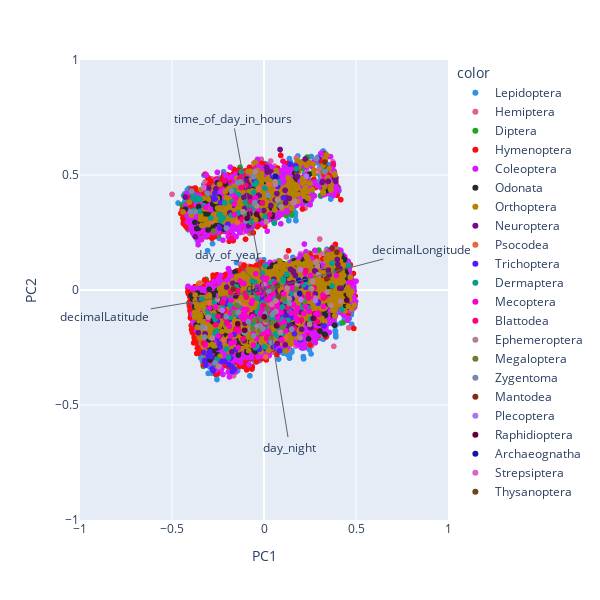

The cell this chart's notebook holds for it:
### Markdown cell above
Knowing that you will have to predict a taxon level from spatial and temporal coordinates, and optionally other information, you first need to split your dataset into a feature vector (`X`) and a target vector (`y`), then to reduce dimensionality of the feature space to compute and vizualize the loadings.

<div class="alert alert-warning">
<b>[Question 2.3] Feature importance visualization </b>  <br>
    Use the <a href="https://scikit-learn.org/stable/modules/generated/sklearn.decomposition.PCA.html?highlight=pca#sklearn.decomposition.PCA">PCA</a> function from scikit learn to reduce your data to 2 dimensions. Then, use the <samp>biplot_visualization()</samp> function provided in the toolbox (<i>toolbox.py</i>) to vizualize the biplot graph.

Do all features have the same importance? If no, which features are less important, and why?
You can use all other graphs from the visualization part to justify your answer.
</div>

<div class="alert alert-info">
<b>[Remark 2.3] </b> <br>
Feel free to try this vizualization with numerical features you already dropped (if any) to support your previous choices.
</div>

### Code cell
"""
CELL N°13: FEATURE IMPORTANCE VISUALIZATION

IMPORTANT: only keep numerical features in X (no NaNs).
If needed, you can use a mapping function,e.g., from string
to numerical values. Dates are not numbers!

You can also select all numerical features with:
    df.select_dtypes(include=np.numbers)
"""

# First, we recommend using a fraction of the datatest
# and you should remove this (of set frac=1) when you
# feel confident about your model

sub_df = df.sample(frac=1, random_state=1234)

output = target_taxon

#########################################################################################################
# Start : Student version
#########################################################################################################

y = sub_df[output]  # target output
X = sub_df  # input DataFrame, without output column(s)
X.drop(labels=[output], axis=1, inplace=True, errors="ignore")
print(X.columns)
print(X['day_night'])
X = X.select_dtypes(include=np.number) #ONLY KEEP NUMERICAL VALUE
print(X.columns)
columns = X.columns  # a vector of input feature names, usually `X.columns`
# Standardize the data
X = preprocessing.scale(X)  # do some standardization

# Apply a 2-dimensional PCA
pca = PCA(n_components=2)
X_data2 = pca.fit_transform(X)

#########################################################################################################
# End : Student version
#########################################################################################################


if all(not isinstance(x, type(...)) for x in [pca, X_data2, columns]):
    fig = tb.biplot_visualization(pca, X_data2, y, columns=columns)
    fig.show()

### Figure 1 — Plotly figure (JSON) as saved in the notebook; plotly's stock layout.template omitted (floating-point values rounded to 4 significant figures; data arrays with more than 128 entries replaced by an {"elided": "..."} marker saying what was removed)
{"data": [{"hovertemplate": "color=Lepidoptera<br>PC1=%{x}<br>PC2=%{y}<extra></extra>", "legendgroup": "Lepidoptera", "marker": {"color": "#2E91E5", "symbol": "circle"}, "mode": "markers", "name": "Lepidoptera", "showlegend": true, "type": "scattergl", "x": {"elided": "20818 float values"}, "xaxis": "x", "y": {"elided": "20818 float values"}, "yaxis": "y"}, {"hovertemplate": "color=Hemiptera<br>PC1=%{x}<br>PC2=%{y}<extra></extra>", "legendgroup": "Hemiptera", "marker": {"color": "#E15F99", "symbol": "circle"}, "mode": "markers", "name": "Hemiptera", "showlegend": true, "type": "scattergl", "x": {"elided": "7015 float values"}, "xaxis": "x", "y": {"elided": "7015 float values"}, "yaxis": "y"}, {"hovertemplate": "color=Diptera<br>PC1=%{x}<br>PC2=%{y}<extra></extra>", "legendgroup": "Diptera", "marker": {"color": "#1CA71C", "symbol": "circle"}, "mode": "markers", "name": "Diptera", "showlegend": true, "type": "scattergl", "x": {"elided": "5205 float values"}, "xaxis": "x", "y": {"elided": "5205 float values"}, "yaxis": "y"}, {"hovertemplate": "color=Hymenoptera<br>PC1=%{x}<br>PC2=%{y}<extra></extra>", "legendgroup": "Hymenoptera", "marker": {"color": "#FB0D0D", "symbol": "circle"}, "mode": "markers", "name": "Hymenoptera", "showlegend": true, "type": "scattergl", "x": {"elided": "18922 float values"}, "xaxis": "x", "y": {"elided": "18922 float values"}, "yaxis": "y"}, {"hovertemplate": "color=Coleoptera<br>PC1=%{x}<br>PC2=%{y}<extra></extra>", "legendgroup": "Coleoptera", "marker": {"color": "#DA16FF", "symbol": "circle"}, "mode": "markers", "name": "Coleoptera", "showlegend": true, "type": "scattergl", "x": {"elided": "14240 float values"}, "xaxis": "x", "y": {"elided": "14240 float values"}, "yaxis": "y"}, {"hovertemplate": "color=Odonata<br>PC1=%{x}<br>PC2=%{y}<extra></extra>", "legendgroup": "Odonata", "marker": {"color": "#222A2A", "symbol": "circle"}, "mode": "markers", "name": "Odonata", "showlegend": true, "type": "scattergl", "x": {"elided": "2944 float values"}, "xaxis": "x", "y": {"elided": "2944 float values"}, "yaxis": "y"}, {"hovertemplate": "color=Orthoptera<br>PC1=%{x}<br>PC2=%{y}<extra></extra>", "legendgroup": "Orthoptera", "marker": {"color": "#B68100", "symbol": "circle"}, "mode": "markers", "name": "Orthoptera", "showlegend": true, "type": "scattergl", "x": {"elided": "3808 float values"}, "xaxis": "x", "y": {"elided": "3808 float values"}, "yaxis": "y"}, {"hovertemplate": "color=Neuroptera<br>PC1=%{x}<br>PC2=%{y}<extra></extra>", "legendgroup": "Neuroptera", "marker": {"color": "#750D86", "symbol": "circle"}, "mode": "markers", "name": "Neuroptera", "showlegend": true, "type": "scattergl", "x": {"elided": "158 float values"}, "xaxis": "x", "y": {"elided": "158 float values"}, "yaxis": "y"}, {"hovertemplate": "color=Psocodea<br>PC1=%{x}<br>PC2=%{y}<extra></extra>", "legendgroup": "Psocodea", "marker": {"color": "#EB663B", "symbol": "circle"}, "mode": "markers", "name": "Psocodea", "showlegend": true, "type": "scattergl", "x": [0.001904, -0.02926, 0.009258, 0.0387, 0.0246, 0.1266, 0.1197, -0.03127, -0.2174, -0.2824, 0.1926, 0.1834, 0.1235, -0.1898, 0.1304, -0.109, 0.04517, 0.06942, -0.1445, -0.2499, 0.04382, -0.3494, -0.1997, -0.03529, 0.01624, -0.2954, -0.3114, 0.04804, 0.1137, -0.01187, -0.2836], "xaxis": "x", "y": [-0.05319, 0.4414, -0.291, -0.1047, 0.4586, -0.02413, -0.2072, -0.03277, -0.2209, 0.2963, -0.008561, -0.1418, -0.00481, -0.1457, -0.04828, -0.06874, 0.02706, 0.4419, 0.2939, 0.3244, -0.006552, 0.02994, -0.1271, -0.01428, 0.004592, -0.05739, -0.2696, 0.01115, -0.04849, -0.1763, -0.05579], "yaxis": "y"}, {"hovertemplate": "color=Trichoptera<br>PC1=%{x}<br>PC2=%{y}<extra></extra>", "legendgroup": "Trichoptera", "marker": {"color": "#511CFB", "symbol": "circle"}, "mode": "markers", "name": "Trichoptera", "showlegend": true, "type": "scattergl", "x": [-0.0159, 6.972e-05, -0.1829, 0.1416, -0.2435, -0.2406, 0.03114, -0.1915, -0.2735, 0.1529, 0.1402, -0.2648, -0.2383, 0.08384, 0.1073, -0.1894, -0.2677, -0.1525, -0.2358, -0.2126, -0.1766, 0.07506, 0.2268, -0.2217, 0.2942, -0.1964, -0.1627, 0.09484, -0.3159, -0.2823, -0.16, -0.3019, -0.2517, -0.1478, -0.2958, 0.1725, 0.1652, 0.106, 0.1466, -0.2049, 0.1416, 0.2413, -0.3265, -0.1895, 0.0502, 0.1481, 0.3262, -0.172, -0.2745, -0.02577, 0.1404, -0.03745, -0.2102, 0.1982, -0.1375, -0.2437, 0.07606, -0.2295, 0.2941, -0.003158, 0.06966, 0.04714, -0.2916, -0.2533, -0.05261, 0.1483, 0.1487, -0.322, 0.1402, -0.1807, -0.2206, -0.2763, 0.1496, 0.2191, -0.2076], "xaxis": "x", "y": [-0.04089, -0.1435, -0.2263, -0.1049, -0.2336, 0.2696, -0.2261, -0.3244, 0.3944, -0.1666, -0.0458, 0.3967, -0.2473, -0.2642, -0.1172, -0.2924, 0.4206, -0.2585, 0.38, -0.3106, -0.3317, 0.45, 0.01279, -0.0715, -0.05758, 0.2863, -0.1928, -0.1525, -0.3262, -0.3427, -0.3445, -0.2882, -0.2083, -0.1757, -0.2685, 0.5399, -0.1902, 0.4009, -0.1078, -0.0602, 0.5476, -0.08352, -0.2727, -0.1302, -0.2477, -0.09037, -0.1563, -0.3549, 0.4005, -0.2582, -0.04711, -0.2435, -0.04966, -0.2163, -0.114, -0.2327, -0.03447, -0.3096, 0.5714, -0.1373, 0.4897, 0.495, -0.2884, -0.1359, 0.4749, -0.02185, -0.1112, -0.3071, -0.09613, -0.2957, -0.05249, -0.3504, -0.1212, -0.05863, -0.04392], "yaxis": "y"}, {"hovertemplate": "color=Dermaptera<br>PC1=%{x}<br>PC2=%{y}<extra></extra>", "legendgroup": "Dermaptera", "marker": {"color": "#00A08B", "symbol": "circle"}, "mode": "markers", "name": "Dermaptera", "showlegend": true, "type": "scattergl", "x": {"elided": "157 float values"}, "xaxis": "x", "y": {"elided": "157 float values"}, "yaxis": "y"}, {"hovertemplate": "color=Mecoptera<br>PC1=%{x}<br>PC2=%{y}<extra></extra>", "legendgroup": "Mecoptera", "marker": {"color": "#FB00D1", "symbol": "circle"}, "mode": "markers", "name": "Mecoptera", "showlegend": true, "type": "scattergl", "x": [-0.01195, -0.2484, 0.3927, 0.04128, -0.006814, 0.2414, 0.02202, 0.1621, 0.01384, -0.1638, 0.2948, 0.2537, -0.1184, 0.1186, -0.1878, 0.01397, -0.1798, 0.07124, -0.06155, -0.02138, 0.2162, 0.06707, -0.1612, -0.2617, 0.03441, -0.1828, 0.009422, -0.1614, 0.2203, 0.09335, 0.006236, 0.07087, -0.04037, -0.1385, 0.02514, -0.01107, -0.3203, -0.1138, -0.04778, 0.1599, -0.05759, -0.07475, 0.1455, 0.1073, 0.002315, -0.3161, -0.1397, 0.224, 0.07363, -0.032, -0.1816, -0.3195, -0.07484, 0.0326, 0.174, -0.1524, 0.3196, -0.1073, -0.1611, 0.09632, -0.007487, 0.1487, 0.1818, 0.06041, -0.303, 0.2714, -0.2975, 0.08612, -0.1789, -0.1113, 0.2459, -0.1303, -0.09493, 0.4713, 0.2939, 0.03233, 0.2803, 0.1812, -0.03617, 0.02543, 0.01257, 0.06981, -0.0445, 0.3233, 0.03094, 0.1744, -0.09363, -0.01893, 0.002883, 0.07544, 0.121, 0.03911, -0.008461, -0.01013, -0.1091, 0.01034, 0.06614, 0.2261, -0.1496, -0.05847, 0.2956, -0.06811, 0.1105, -0.06369, 0.003104, 0.04974, 0.09645, 0.08985, -0.2163, 0.2901, -0.1276, -0.01397], "xaxis": "x", "y": [-0.09359, -0.2002, 0.06285, -0.002085, -0.07424, -0.03534, -0.07938, 0.004709, -0.2114, -0.0815, -0.107, 0.06261, 0.02871, -0.1772, -0.1584, 0.05137, -0.2314, -0.0692, -0.1158, 0.0008264, -0.1026, -0.05916, -0.2259, -0.07336, -0.2, -0.09825, -0.1828, 0.3747, -0.05162, -0.09746, 0.03137, -0.08768, -0.2111, -0.1806, -0.18, -0.01783, -0.2337, -0.1271, 0.4009, -0.0635, -0.2403, -0.1315, 0.008213, -0.01786, 0.01098, 0.3593, -0.2499, 0.07291, -0.05114, 0.3447, -0.1987, -0.2399, 0.3464, -0.04709, -0.09633, 0.3996, -0.02135, -0.1017, 0.3271, -0.2156, -0.1493, -0.1004, -0.07854, 0.02861, -0.1278, -0.0321, -0.08021, -0.1497, -0.04349, -0.0835, -0.09304, 0.03885, -0.118, 0.03218, -0.1008, -0.03087, -0.1054, -0.134, 0.01384, -0.1799, -0.04051, 0.01736, 0.07049, -0.07151, -0.2202, -0.1211, -0.08495, -0.1036, -0.08023, -0.1209, 0.011, -0.07618, 0.05385, -0.1889, 0.02829, -0.1453, -0.05437, -0.07257, -0.08361, -0.1891, 0.06653, -0.05746, -0.1374, -0.04594, 0.0136, -0.0166, -0.2174, -0.09886, -0.03721, -0.1078, -0.1081, -0.1499], "yaxis": "y"}, {"hovertemplate": "color=Blattodea<br>PC1=%{x}<br>PC2=%{y}<extra></extra>", "legendgroup": "Blattodea", "marker": {"color": "#FC0080", "symbol": "circle"}, "mode": "markers", "name": "Blattodea", "showlegend": true, "type": "scattergl", "x": [0.2273, -0.2141, 0.3763, -0.0345, 0.01685, -0.2071, -0.0334, -0.1523, -0.003395, -0.09594, -0.1142, 0.1284, -0.2502, 0.01135, -0.008672, -0.1812, -0.1768, -0.2629, -0.1328, -0.005189, 0.2031, 0.1032, 0.2414, -0.1196, -0.1767, -0.1414, 0.01217, 0.03265, -0.1037, -0.125, 0.0003064, -0.00764, 0.2052, 0.1783, 0.1642, -0.09906, -0.201, 0.03937, -0.3286, 0.2903, -0.1432, -0.2124, -0.1236, 0.3229, -0.2246, -0.07163, 0.03053, 0.33, 0.2018, -0.01256, 0.2718, -0.1424, 0.07323, 0.2412], "xaxis": "x", "y": [0.08451, -0.08953, 0.5481, -0.132, -0.2052, -0.1262, -0.01199, -0.1734, -0.06865, -0.03073, -0.2124, -0.07709, -0.1143, -0.1171, 0.3801, -0.009973, 0.2237, -0.1512, 0.4825, -0.06742, -0.1302, 0.5601, -0.01742, 0.3062, 0.2228, -0.163, -0.004275, 0.01086, -0.01458, 0.4452, -0.1509, -0.155, -0.02854, -0.01962, -0.1657, 0.4542, -0.1442, -0.1033, -0.231, -0.1383, -0.01582, 0.4741, 0.4924, -0.03491, -0.05601, 0.3841, 0.3275, -0.02866, 0.03588, -0.1517, 0.009909, -0.002803, -0.1552, -0.03171], "yaxis": "y"}, {"hovertemplate": "color=Ephemeroptera<br>PC1=%{x}<br>PC2=%{y}<extra></extra>", "legendgroup": "Ephemeroptera", "marker": {"color": "#B2828D", "symbol": "circle"}, "mode": "markers", "name": "Ephemeroptera", "showlegend": true, "type": "scattergl", "x": [0.1755, 0.06131, 0.06131, -0.3024, 0.2904, 0.1969, 0.2951, 0.2811, 0.1603, 0.264, -0.07217, 0.264, 0.3451, 0.06289, 0.4159, -0.3213, 0.1261, 0.04137, -0.03984, 0.0611, 0.0618, -0.1139, 0.2478, 0.1814, 0.07244, 0.2818, -0.04806, 0.08847, -0.2817, 0.06446, 0.06007, -0.2527, 0.1371, 0.009098, 0.1671, 0.2586, 0.09296, 0.3644, -0.2456, -0.1383, 0.01204, 0.05641, -0.03818], "xaxis": "x", "y": [-0.02023, 0.4625, 0.4625, -0.1176, 0.1052, -0.2084, 0.06669, -0.0365, 0.3783, 0.03745, -0.1696, 0.03745, -0.008878, -0.04756, -0.04896, -0.1643, 0.007718, -0.06258, 0.3655, 0.4638, 0.4594, 0.3401, -0.1493, 0.02542, 0.3926, 0.1207, 0.5132, -0.1846, -0.2089, -0.09414, 0.4704, -0.04025, -0.03747, -0.1388, 0.3852, 0.005849, 0.3623, -0.06755, -0.333, -0.05581, 0.2976, 0.5009, -0.1596], "yaxis": "y"}, {"hovertemplate": "color=Megaloptera<br>PC1=%{x}<br>PC2=%{y}<extra></extra>", "legendgroup": "Megaloptera", "marker": {"color": "#6C7C32", "symbol": "circle"}, "mode": "markers", "name": "Megaloptera", "showlegend": true, "type": "scattergl", "x": [-0.1469, 0.1762, 0.01364, -0.1085, 0.04739, 0.1032, 0.03775, 0.01343, -0.01614, 0.01632, -0.1621, -0.09786, 0.04457, 0.2214, -0.274, -0.05179, -0.02421, -0.0613, 0.1102], "xaxis": "x", "y": [-0.0665, 0.003898, -0.1305, -0.1848, 0.005723, -0.1615, -0.2123, -0.1126, -0.1288, -0.08221, -0.09659, 0.3011, -0.1427, -0.05076, 0.2559, -0.131, -0.1764, -0.1687, -0.03847], "yaxis": "y"}, {"hovertemplate": "color=Zygentoma<br>PC1=%{x}<br>PC2=%{y}<extra></extra>", "legendgroup": "Zygentoma", "marker": {"color": "#778AAE", "symbol": "circle"}, "mode": "markers", "name": "Zygentoma", "showlegend": true, "type": "scattergl", "x": [-0.3227, -0.08536, 0.05518, 0.025, -0.05075, -0.3079, -0.02123, -0.2056, -0.05613, -0.3363, -0.1289, -0.105, 0.2862, 0.008626, -0.05565, 0.04594, -0.3938, -0.3998, 0.3318, 0.02286, -0.2043, 0.138, -0.3738, -0.09712, -0.007719, -0.266, 0.03917, -0.1422, -0.1781, 0.1503, -0.1406], "xaxis": "x", "y": [-0.2045, -0.1382, -0.09909, -0.00448, 0.3802, 0.4207, -0.1559, -0.1163, -0.199, -0.161, 0.4703, -0.1854, 0.5711, -0.1033, 0.4925, -0.1071, 0.4296, 0.3402, 0.5156, 0.4112, 0.2691, -0.05929, 0.34, 0.3006, -0.1681, -0.3169, -0.2279, 0.4654, 0.4305, -0.1707, -0.097], "yaxis": "y"}, {"hovertemplate": "color=Mantodea<br>PC1=%{x}<br>PC2=%{y}<extra></extra>", "legendgroup": "Mantodea", "marker": {"color": "#862A16", "symbol": "circle"}, "mode": "markers", "name": "Mantodea", "showlegend": true, "type": "scattergl", "x": [0.4013, 0.4011, -0.1666, 0.3307, 0.4007, 0.3703, 0.396, 0.34], "xaxis": "x", "y": [0.08509, 0.08597, 0.004165, 0.5563, 0.08815, 0.1816, 0.1646, 0.04878], "yaxis": "y"}, {"hovertemplate": "color=Plecoptera<br>PC1=%{x}<br>PC2=%{y}<extra></extra>", "legendgroup": "Plecoptera", "marker": {"color": "#A777F1", "symbol": "circle"}, "mode": "markers", "name": "Plecoptera", "showlegend": true, "type": "scattergl", "x": [0.2004, 0.2792, -0.2279, 0.1971, 0.2308], "xaxis": "x", "y": [-0.04147, -0.04585, -0.08757, 0.08796, 0.4949], "yaxis": "y"}, {"hovertemplate": "color=Raphidioptera<br>PC1=%{x}<br>PC2=%{y}<extra></extra>", "legendgroup": "Raphidioptera", "marker": {"color": "#620042", "symbol": "circle"}, "mode": "markers", "name": "Raphidioptera", "showlegend": true, "type": "scattergl", "x": [0.45, -0.1534, -0.04028, 0.06824, -0.1426, -0.09225, 0.2681, -0.1046, -0.078, 0.001812], "xaxis": "x", "y": [-0.04447, -0.02632, 0.3298, -0.1554, -0.1471, 0.3115, -0.1238, -0.1749, 0.331, -0.1166], "yaxis": "y"}, {"hovertemplate": "color=Archaeognatha<br>PC1=%{x}<br>PC2=%{y}<extra></extra>", "legendgroup": "Archaeognatha", "marker": {"color": "#1616A7", "symbol": "circle"}, "mode": "markers", "name": "Archaeognatha", "showlegend": true, "type": "scattergl", "x": [0.1889, 0.1887, 0.061, 0.2239, 0.1936], "xaxis": "x", "y": [0.04109, 0.04197, 0.4947, 0.04692, -0.01515], "yaxis": "y"}, {"hovertemplate": "color=Strepsiptera<br>PC1=%{x}<br>PC2=%{y}<extra></extra>", "legendgroup": "Strepsiptera", "marker": {"color": "#DA60CA", "symbol": "circle"}, "mode": "markers", "name": "Strepsiptera", "showlegend": true, "type": "scattergl", "x": [0.0005256, -0.3272], "xaxis": "x", "y": [0.02323, 0.4447], "yaxis": "y"}, {"hovertemplate": "color=Thysanoptera<br>PC1=%{x}<br>PC2=%{y}<extra></extra>", "legendgroup": "Thysanoptera", "marker": {"color": "#6C4516", "symbol": "circle"}, "mode": "markers", "name": "Thysanoptera", "showlegend": true, "type": "scattergl", "x": [0.07222, 0.07926], "xaxis": "x", "y": [0.0175, -0.02729], "yaxis": "y"}], "layout": {"annotations": [{"arrowcolor": "#636363", "arrowhead": 0, "ax": -0.8654, "axref": "x", "ay": -0.1153, "ayref": "y", "showarrow": true, "text": "decimalLatitude", "x": 0, "xref": "x", "y": 0, "yref": "y"}, {"arrowcolor": "#636363", "arrowhead": 0, "ax": 0.858, "axref": "x", "ay": 0.1781, "ayref": "y", "showarrow": true, "text": "decimalLongitude", "x": 0, "xref": "x", "y": 0, "yref": "y"}, {"arrowcolor": "#636363", "arrowhead": 0, "ax": -0.04324, "axref": "x", "ay": 0.008938, "ayref": "y", "showarrow": true, "text": "day", "x": 0, "xref": "x", "y": 0, "yref": "y"}, {"arrowcolor": "#636363", "arrowhead": 0, "ax": 0.1395, "axref": "x", "ay": -0.6837, "ayref": "y", "showarrow": true, "text": "day_night", "x": 0, "xref": "x", "y": 0, "yref": "y"}, {"arrowcolor": "#636363", "arrowhead": 0, "ax": -0.1706, "axref": "x", "ay": 0.746, "ayref": "y", "showarrow": true, "text": "time_of_day_in_hours", "x": 0, "xref": "x", "y": 0, "yref": "y"}, {"arrowcolor": "#636363", "arrowhead": 0, "ax": -0.1939, "axref": "x", "ay": 0.1523, "ayref": "y", "showarrow": true, "text": "day_of_year", "x": 0, "xref": "x", "y": 0, "yref": "y"}], "height": 600, "legend": {"title": {"text": "color"}, "tracegroupgap": 0}, "margin": {"t": 60}, "width": 600, "xaxis": {"anchor": "y", "domain": [0, 1], "range": [-1, 1], "title": {"text": "PC1"}}, "yaxis": {"anchor": "x", "domain": [0, 1], "range": [-1, 1], "title": {"text": "PC2"}}}}
